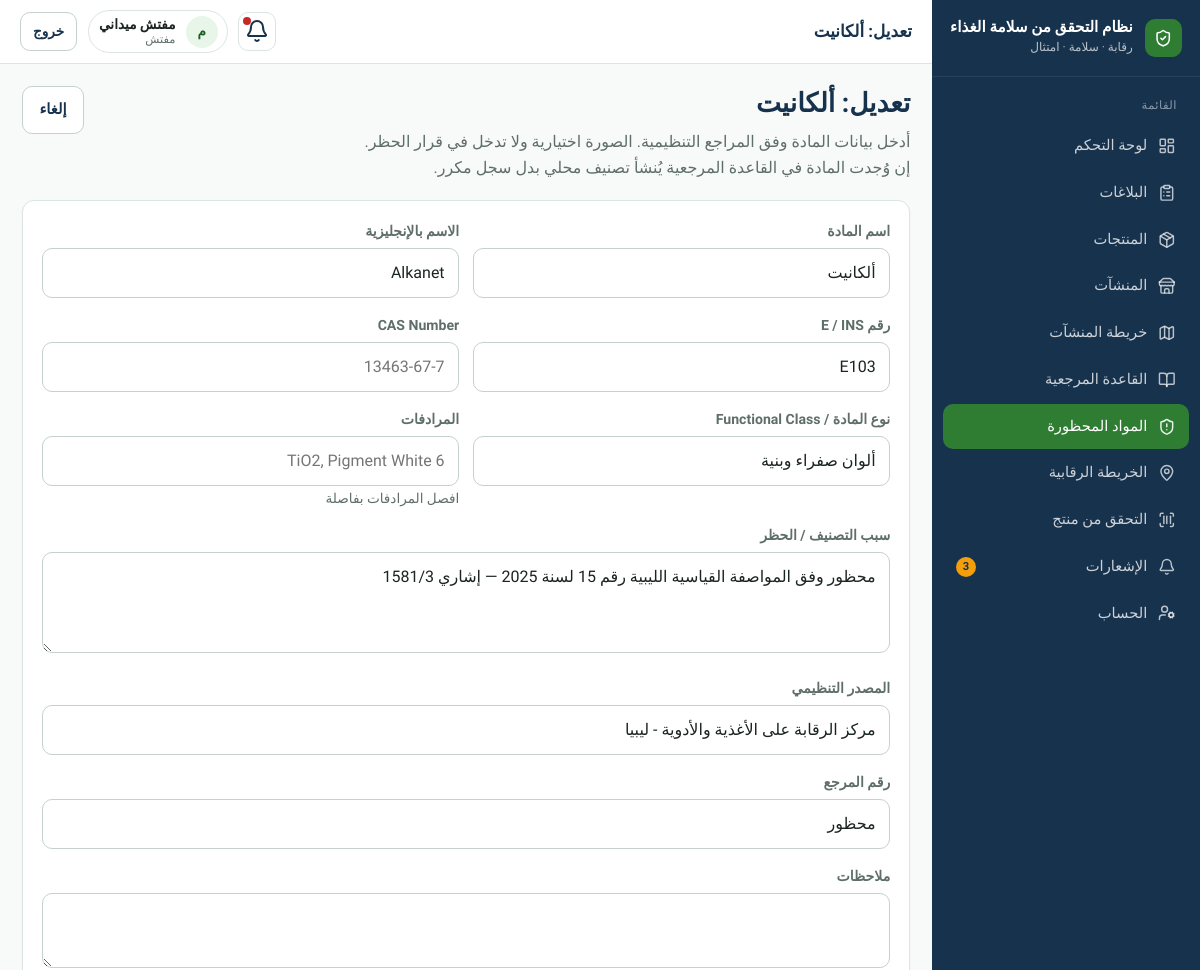
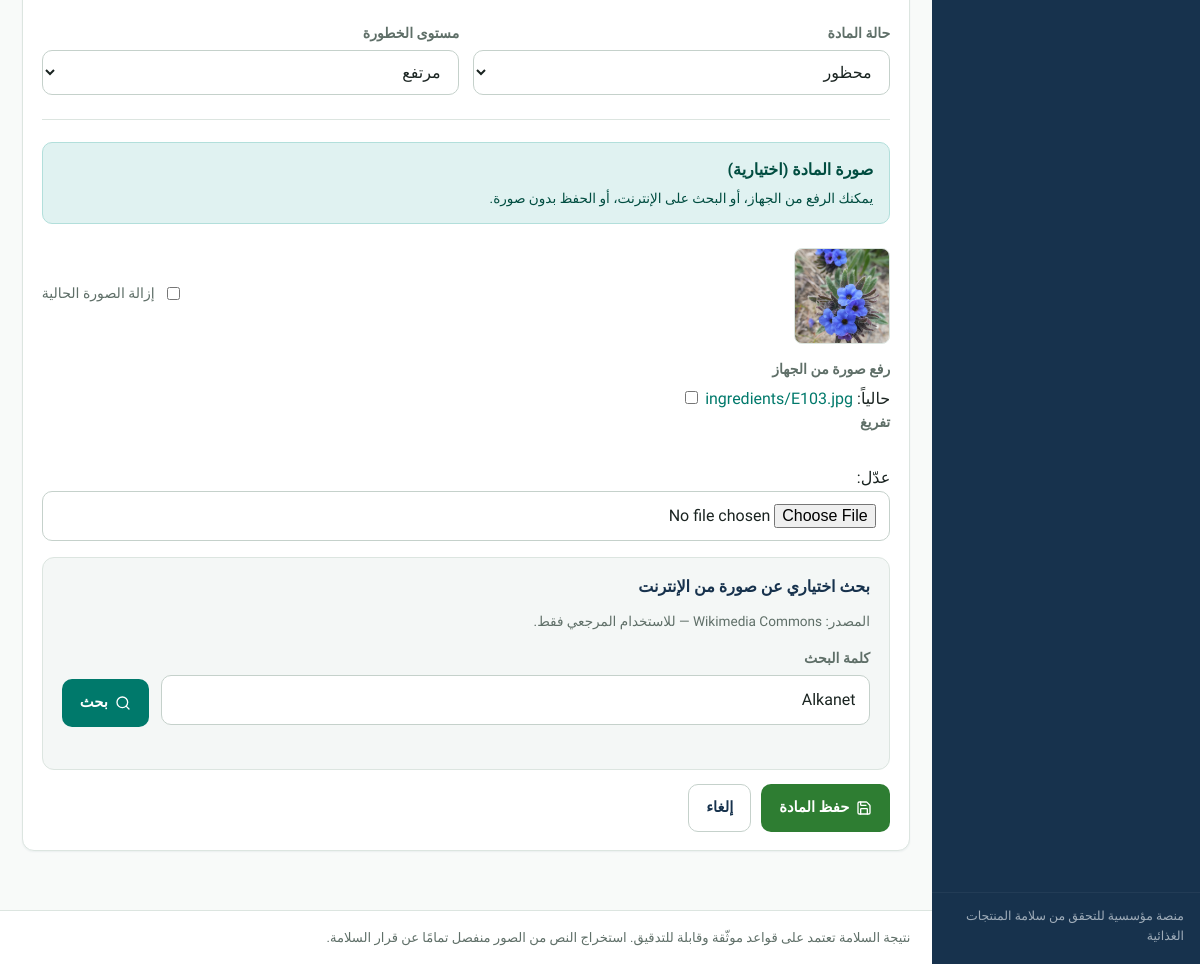
Screenshot of /ingredients/banned/3a6b2e6f-93d7-476f-8d48-2087337677da/edit/ (signed in) with the database file from the repository (2 pictures, top to bottom).
### apps/accounts/models.py (models this page shows, shortened)
class User(AbstractUser):
    id = models.UUIDField(primary_key=True, default=uuid.uuid4, editable=False)
    full_name = models.CharField("الاسم الكامل", max_length=150, blank=True)
    phone = models.CharField("الهاتف", max_length=20, blank=True, null=True, unique=True)
    role = models.CharField(
        max_length=32,
        choices=Role.choices,
        default=Role.USER,
        db_index=True,
    )
    preferred_language = models.CharField(
        max_length=2,
        choices=[("ar", "العربية"), ("en", "English")],
        default="ar",
    )
    is_active = models.BooleanField(default=True)
    class Meta:
        verbose_name = "مستخدم"
        verbose_name_plural = "المستخدمون"
        ordering = ["-date_joined"]
    @property
    def can_manage_ingredients(self):
        return self.role in {Role.ADMIN, Role.INSPECTOR}

### apps/ingredients/models.py (models this page shows, shortened)
class Ingredient(models.Model):
    class RiskLevel(models.TextChoices):
        LOW = "LOW", "منخفض"
        MEDIUM = "MEDIUM", "متوسط"
        HIGH = "HIGH", "مرتفع"
    class SafetyStatus(models.TextChoices):
        APPROVED = "APPROVED", "معتمد"
        RESTRICTED = "RESTRICTED", "مقيد"
        PROHIBITED = "PROHIBITED", "محظور"
        UNDER_REVIEW = "UNDER_REVIEW", "قيد المراجعة"
        INACTIVE = "INACTIVE", "غير نشط"
    class DataOrigin(models.TextChoices):
        LOCAL = "LOCAL", "بيانات محلية"
        REFERENCE = "REFERENCE", "مرتبط بمرجع معياري"
    id = models.UUIDField(primary_key=True, default=uuid.uuid4, editable=False)
    name_ar = models.CharField("اسم المادة", max_length=200, db_index=True)
    name_en = models.CharField("الاسم بالإنجليزية", max_length=200, db_index=True)
    scientific_name = models.CharField(max_length=200, blank=True)
    e_number = models.CharField("رقم E / INS", max_length=20, blank=True, null=True, db_index=True)
    cas_number = models.CharField("CAS Number", max_length=40, blank=True, null=True, db_index=True)
    category = models.CharField("نوع المادة", max_length=100, blank=True)
    risk_level = models.CharField(max_length=10, choices=RiskLevel.choices, default=RiskLevel.HIGH)
    safety_status = models.CharField(
        "حالة المادة",
        max_length=20,
        choices=SafetyStatus.choices,
        default=SafetyStatus.PROHIBITED,
    )
    description = models.TextField(blank=True)
    reason = models.TextField("سبب الحظر", blank=True)
    notes = models.TextField("ملاحظات", blank=True)
    regulatory_status = models.CharField(max_length=200, blank=True)
    source = models.CharField("مصدر / مرجع الحظر", max_length=255, blank=True)
    reference_url = models.URLField(blank=True)
    image = models.ImageField("صورة المادة", upload_to="ingredients/", blank=True, null=True)
    data_origin = models.CharField(
        max_length=20,
        choices=DataOrigin.choices,
        default=DataOrigin.LOCAL,
        db_index=True,
    )
    reference_additive = models.ForeignKey(
        "reference.ReferenceAdditive",
        on_delete=models.SET_NULL,
        null=True,
        blank=True,
        related_name="local_ingredients",
    )
    last_updated = models.DateField(null=True, blank=True)
    created_by = models.ForeignKey(
        "accounts.User",
        on_delete=models.SET_NULL,
        null=True,
        blank=True,
        related_name="ingredients_created",
    )
    updated_by = models.ForeignKey(
        "accounts.User",
        on_delete=models.SET_NULL,
        null=True,
        blank=True,
        related_name="ingredients_updated",
    )
    created_at = models.DateTimeField(auto_now_add=True)
    updated_at = models.DateTimeField(auto_now=True)
    class Meta:
        ordering = ["e_number", "name_en"]

### apps/ingredients/views.py (the view)
    @login_required
    def _wrapped(request, *args, **kwargs):
        if not _can_manage(request.user):
            messages.error(request, "ليس لديك صلاحية لإدارة المواد المحظورة.")
            return redirect("ingredients:banned")
        return view(request, *args, **kwargs)

### apps/core/context_processors.py (called while the page is built)
def _item(label, url_name, icon, match_prefixes=None):
    return {
        "label": label,
        "url_name": url_name,
        "icon": icon,
        "match_prefixes": match_prefixes or [],
    }

### apps/ingredients/views.py (called while the page is built, shortened)
def _can_manage(user) -> bool:
    return user.is_authenticated and user.can_manage_ingredients

def _manager_required(view):
    @login_required
    def _wrapped(request, *args, **kwargs):
        if not _can_manage(request.user):
            messages.error(request, "ليس لديك صلاحية لإدارة المواد المحظورة.")
            return redirect("ingredients:banned")
        return view(request, *args, **kwargs)
    return _wrapped

def _snapshot(ingredient: Ingredient) -> dict:
    return {
        "name_ar": ingredient.name_ar,
        "name_en": ingredient.name_en,
        "e_number": ingredient.e_number,
        "cas_number": ingredient.cas_number,
        "category": ingredient.category,
        "reason": ingredient.reason,
        "source": ingredient.source,
        "notes": ingredient.notes,
        "safety_status": ingredient.safety_status,
        "risk_level": ingredient.risk_level,
        "data_origin": ingredient.data_origin,
        "has_image": bool(ingredient.image),
    }

@_manager_required
@require_http_methods(["GET", "POST"])
def banned_edit(request, ingredient_id):
    ingredient = get_object_or_404(Ingredient, id=ingredient_id)
    old = _snapshot(ingredient)
    form = BannedIngredientForm(
        request.POST or None, request.FILES or None, instance=ingredient
    )
    return render(
        request,
        "ingredients/banned_form.html",
        {
            "form": form,
            "mode": "edit",
            "ingredient": ingredient,
            "page_title": f"تعديل: {ingredient.name_ar}",
        },
    )

### templates/ingredients/banned_form.html (shortened to what this page needs)
{% extends "base.html" %}
{% block topbar_title %}{{ page_title }}{% endblock %}
{% block content %}
<div class="page-header">
  <div>
    <h1>{{ page_title }}</h1>
    <p class="lead">أدخل بيانات المادة وفق المراجع التنظيمية. الصورة اختيارية ولا تدخل في قرار الحظر. إن وُجدت المادة في القاعدة المرجعية يُنشأ تصنيف محلي بدل سجل مكرر.</p>
  </div>
  <a class="btn btn-secondary" href="{% url 'ingredients:banned' %}">إلغاء</a>
</div>
<section class="card panel">
  <form method="post" enctype="multipart/form-data" class="form-grid" id="bannedForm">
    <div class="form-grid two" style="grid-column:1 / -1">
      <div>
        <label for="{{ form.name_ar.id_for_label }}">{{ form.name_ar.label }}</label>
        {{ form.name_ar }}
      </div>
      <div>
        <label for="{{ form.name_en.id_for_label }}">{{ form.name_en.label }}</label>
        {{ form.name_en }}
      </div>
      <div>
        <label for="{{ form.e_number.id_for_label }}">{{ form.e_number.label }}</label>
        {{ form.e_number }}
      </div>
      <div>
        <label for="{{ form.cas_number.id_for_label }}">{{ form.cas_number.label }}</label>
        {{ form.cas_number }}
      </div>
      <div>
        <label for="{{ form.category.id_for_label }}">{{ form.category.label }}</label>
        {{ form.category }}
      </div>
      <div>
        <label for="{{ form.synonyms.id_for_label }}">{{ form.synonyms.label }}</label>
        {{ form.synonyms }}
        <div class="muted small">{{ form.synonyms.help_text }}</div>
      </div>
    </div>
    <div>
      <label for="{{ form.reason.id_for_label }}">{{ form.reason.label }}</label>
      {{ form.reason }}
    </div>
    <div>
      <label for="{{ form.source.id_for_label }}">{{ form.source.label }}</label>
      {{ form.source }}
    </div>
    <div>
      <label for="{{ form.regulatory_status.id_for_label }}">{{ form.regulatory_status.label }}</label>
      {{ form.regulatory_status }}
    </div>
    <div>
      <label for="{{ form.notes.id_for_label }}">{{ form.notes.label }}</label>
      {{ form.notes }}
    </div>
    <div class="form-grid two">
      <div>
        <label for="{{ form.safety_status.id_for_label }}">{{ form.safety_status.label }}</label>
        {{ form.safety_status }}
      </div>
      <div>
        <label for="{{ form.risk_level.id_for_label }}">{{ form.risk_level.label }}</label>
        {{ form.risk_level }}
      </div>
    </div>
    <hr style="border:0;border-top:1px solid var(--line);margin:0.5rem 0">
    <div class="alert alert-info">
      <strong>صورة المادة (اختيارية)</strong>
      <div class="small" style="margin-top:0.35rem">يمكنك الرفع من الجهاز، أو البحث على الإنترنت، أو الحفظ بدون صورة.</div>
    </div>
    {% if ingredient and ingredient.image %}
    <div class="split">
      <img src="{{ ingredient.image.url }}" alt="" class="material-thumb material-thumb-lg">
      <label style="display:flex;align-items:center;gap:0.5rem;font-weight:500">
        {{ form.clear_image }} {{ form.clear_image.label }}
      </label>
    </div>
    {% endif %}
    <div>
      <label for="{{ form.image.id_for_label }}">{{ form.image.label }}</label>
      {{ form.image }}
    </div>
    <div class="card" style="box-shadow:none;background:#F4F7F6">
      <h3 class="card-title">بحث اختياري عن صورة من الإنترنت</h3>
      <p class="muted small">المصدر: Wikimedia Commons — للاستخدام المرجعي فقط.</p>
      <div class="filters" style="grid-template-columns:1fr auto;margin:0.75rem 0">
        <div>
          <label for="imgSearchQ">كلمة البحث</label>
          <input type="search" id="imgSearchQ" placeholder="Titanium Dioxide / E171">
        </div>
        <div style="align-self:end">
          <button type="button" class="btn btn-teal" id="imgSearchBtn"><i data-lucide="search"></i> بحث</button>
        </div>
      </div>
    </div>
    <div class="actions">
      {% if require_override_confirm %}
        <button class="btn btn-primary" type="submit" onclick="document.getElementById('id_create_as_override').value='on'"><i data-lucide="link"></i> إنشاء تصنيف محلي على السجل المرجعي</button>
      {% else %}
        <button class="btn btn-primary" type="submit"><i data-lucide="save"></i> حفظ المادة</button>
      {% endif %}
      <a class="btn btn-secondary" href="{% url 'ingredients:banned' %}">إلغاء</a>
    </div>
  </form>
</section>
{% endblock %}

### templates/base.html (shortened to what this page needs)
{% load static %}
<!DOCTYPE html>
<html lang="ar" dir="rtl">
<head>
  <link rel="stylesheet" href="{% static 'css/design-system.css' %}">
</head>
<body class="{% block body_class %}{% endblock %}">
{% if use_app_shell %}
  <div class="app-shell">
    <aside class="sidebar" id="sidebar">
      <a class="sidebar-brand" href="{% url 'core:home' %}">
        <span class="brand-mark" aria-hidden="true"><i data-lucide="shield-check"></i></span>
        <span class="brand-text">
          <strong>{{ app_name_ar }}</strong>
          <span>رقابة · سلامة · امتثال</span>
        </span>
      </a>
      <nav class="sidebar-nav" aria-label="القائمة الرئيسية">
        <div class="nav-section">
          <div class="nav-section-title">القائمة</div>
          {% for item in nav_items %}
            <a class="nav-link {% if item.active %}active{% endif %}" href="{{ item.url }}">
              <i data-lucide="{{ item.icon }}"></i>
              <span>{{ item.label }}</span>
              {% if item.url_name == 'notifications:list' and unread_notifications %}
                <span class="nav-badge">{{ unread_notifications }}</span>
              {% endif %}
            </a>
          {% endfor %}
        </div>
      </nav>
      <div class="sidebar-footer">منصة مؤسسية للتحقق من سلامة المنتجات الغذائية</div>
    </aside>
    <div class="main-wrap">
      <header class="topbar">
        <div class="topbar-left">
          <div class="page-title-top">{% block topbar_title %}{{ app_name_ar }}{% endblock %}</div>
        </div>
        <div class="topbar-right">
          <a class="icon-btn" href="{% url 'notifications:list' %}" title="الإشعارات" aria-label="الإشعارات">
            <i data-lucide="bell"></i>
            {% if unread_notifications %}<span class="dot"></span>{% endif %}
          </a>
          <div class="user-chip">
            <span class="user-avatar">{{ user.full_name|default:user.username|make_list|first|upper }}</span>
            <span class="user-meta">
              <strong>{{ user.full_name|default:user.username }}</strong>
              <span>{{ user.get_role_display }}</span>
            </span>
          </div>
          <form method="post" action="{% url 'accounts:logout' %}">
            <button class="btn btn-secondary btn-sm" type="submit">خروج</button>
          </form>
        </div>
      </header>
{% endif %}
      <main class="content"{% if not use_app_shell %} style="max-width:1100px;margin:0 auto"{% endif %}>
        {% block content %}{% endblock %}
      </main>
{% if use_app_shell %}
      <footer class="app-footer">
        نتيجة السلامة تعتمد على قواعد موثّقة وقابلة للتدقيق. استخراج النص من الصور منفصل تمامًا عن قرار السلامة.
      </footer>
    </div>
  </div>
{% else %}
  </div>
{% endif %}
</body>
</html>

### rows the page displays
User: full_name|make_list "م", full_name "مفتش ميداني", role "مفتش"
Ingredient: name_ar "ألكانيت", name_en "Alkanet", e_number "E103", category "ألوان صفراء وبنية", reason "محظور وفق المواصفة القياسية الليبية رقم 15 لسنة 2025 — إشاري 1581/3", source "مركز الرقابة على الأغذية والأدوية - ليبيا", regulatory_status "محظور", safety_status "محظور", risk_level "مرتفع", image (picture)

### other values shown
{{ app_name_ar }} "نظام التحقق من سلامة الغذاء"
{{ item.label }} "لوحة التحكم" "البلاغات" "المنتجات" "المنشآت" "خريطة المنشآت" "القاعدة المرجعية" "المواد المحظورة" "الخريطة الرقابية" "التحقق من منتج" "الإشعارات" "الحساب"
{{ unread_notifications }} "3"
{{ page_title }} "تعديل: ألكانيت"
